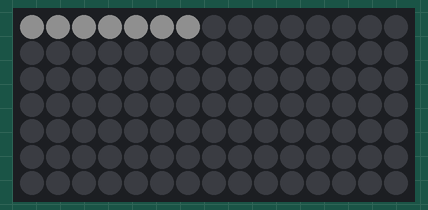
A program run on a simulated Raspberry Pi Pico. Shown: 15×7 RGB LED matrix (first LED top left, wired row by row). Dim RGB values are drawn brighter than linear.

Above: at 0.38 s.
At 1.26 s:
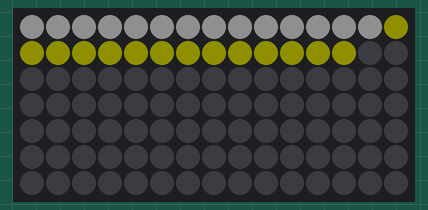
At 1.84 s:
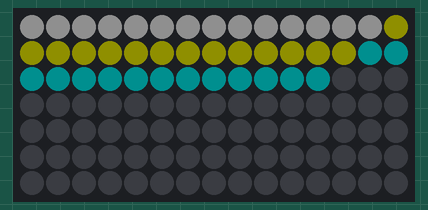
At 2.43 s:
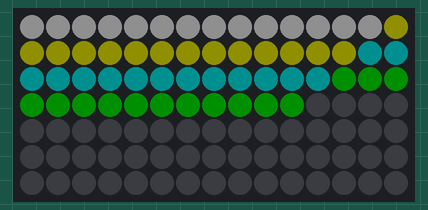
At 3.31 s:
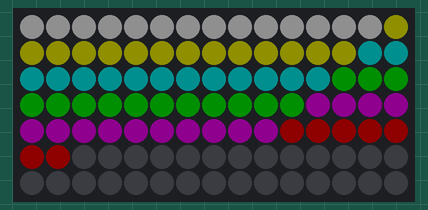
At 4.4 s:
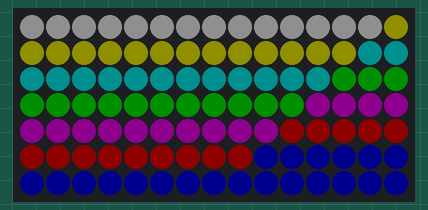

Measured:
- by itself, everything shown: repeats every 5.3 s, in 17 steps
- what the display in image 5 shows lasts 0.7 s, from 4.3 s to 5.0 s

The program:

main.cpp
```cpp
//Tutorial 01
//NTSC Color Bars Scrolling on

#include <Arduino.h>
#include <FastLED.h>


//Pin Definitions
#define PIXEL_PIN 4


//Screen Definitions
#define WIDTH 15
#define HEIGHT 7
#define NUM_LEDS (WIDTH * HEIGHT)
#define COLOR_ORDER GRB
#define CHIPSET WS2812
uint8_t dispBrightness = 15;


//Fastled/Neomatrix config
CRGB leds[NUM_LEDS];


// Speeds
#define PER_PIXEL_DELAY_MS   30   // time between pixels within a column
#define PER_COLUMN_PAUSE_MS  60   // brief pause after each column finishes
#define HOLD_COMPLETE_MS     600  // how long to hold full bars before clearing
#define LOOP_CLEAR_PAUSE_MS  300  // pause after clearing


// NTSC/SMPTE top bars left→right: White, Yellow, Cyan, Green, Magenta, Red, Blue
const CRGB BARS[7] = {
  CRGB(255,255,255), // White
  CRGB(255,255,0),   // Yellow
  CRGB(0,255,255),   // Cyan
  CRGB(0,255,0),     // Green
  CRGB(255,0,255),   // Magenta
  CRGB(255,0,0),     // Red
  CRGB(0,0,255)      // Blue
};


// Column widths: 2,2,2,2,2,2,3 (15 total)
const uint8_t BAR_WIDTHS[7] = {2,2,2,2,2,2,3};

// Linear index for non-serpentine columns (top→bottom in every column)
uint16_t xy(uint8_t x, uint8_t y) {
  return x * HEIGHT + y;
}

// Which bar color does this column belong to?
uint8_t barIndexForColumn(uint8_t col) {
  uint8_t acc = 0;
  for (uint8_t i = 0; i < 7; i++) {
    acc += BAR_WIDTHS[i];
    if (col < acc) return i;
  }
  return 6; // fallback (blue)
}

inline CRGB colorForColumn(uint8_t col) {
  return BARS[barIndexForColumn(col)];
}

// Wipe a single column on vertically (top→bottom) in its bar color
void wipeColumnVertical(uint8_t col, uint16_t perPixelDelayMs) {
  CRGB c = colorForColumn(col);
  for (uint8_t row = 0; row < HEIGHT; row++) {
    leds[xy(col, row)] = c;
    FastLED.show();
    delay(perPixelDelayMs);
  }
}

void scrollOnVertical() {
  FastLED.clear(true);

  for (uint8_t col = 0; col < WIDTH; col++) {
    wipeColumnVertical(col, PER_PIXEL_DELAY_MS);
    delay(PER_COLUMN_PAUSE_MS);
  }

  // Hold full bars, then clear before repeating
  delay(HOLD_COMPLETE_MS);
  FastLED.clear(true);
  delay(LOOP_CLEAR_PAUSE_MS);
}

void setup() {
  FastLED.addLeds<CHIPSET, PIXEL_PIN, COLOR_ORDER>(leds, NUM_LEDS);
  FastLED.setBrightness(dispBrightness);
  FastLED.clear(true);
}

void loop() {
  scrollOnVertical();
}
```
